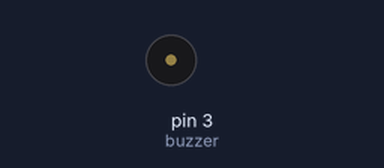
The sketch below on a simulated Arduino Uno, built with avr-gcc and run on an emulated ATmega328P. Parts: buzzer (waves = sounding, pin HIGH).

Above: at 8.85 s.
At 39.7 s:
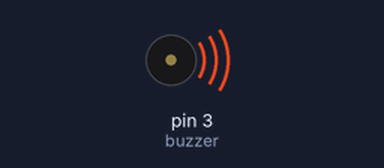
Timing chart, 0 to 40.0 s (numbered marks = the images above):
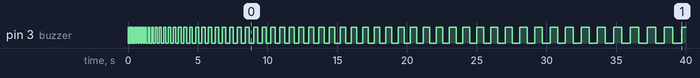

Measured:
- by itself, pin 3 (buzzer): repeats every 0.04 s: LOW 0.02 s, HIGH 0.02 s, until it stays HIGH from 39.7 s

The sketch:

buzzer.ino
```cpp
const int buzzer = 3;

void setup()
{
    pinMode(buzzer, OUTPUT);
}

void loop()
{

    for (int i = 0; i < 100; i++)
    {
        digitalWrite(buzzer, 0);
        delay(10 * i);
        digitalWrite(buzzer, 1);
        delay(10 * i);
    }
}
```
